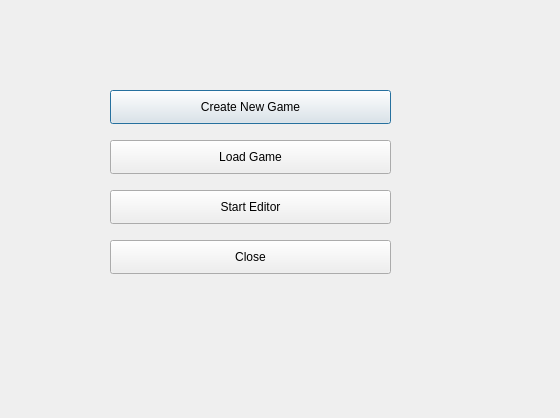
<?xml version="1.0" encoding="UTF-8"?>
<ui version="4.0">
 <class>GameMainDialog</class>
 <widget class="QDialog" name="GameMainDialog">
  <property name="geometry">
   <rect>
    <x>0</x>
    <y>0</y>
    <width>560</width>
    <height>418</height>
   </rect>
  </property>
  <property name="windowTitle">
   <string>GameMainDialog</string>
  </property>
  <widget class="QPushButton" name="CreateGame">
   <property name="geometry">
    <rect>
     <x>110</x>
     <y>90</y>
     <width>281</width>
     <height>34</height>
    </rect>
   </property>
   <property name="text">
    <string>Create New Game</string>
   </property>
  </widget>
  <widget class="QPushButton" name="StartEditor">
   <property name="geometry">
    <rect>
     <x>110</x>
     <y>190</y>
     <width>281</width>
     <height>34</height>
    </rect>
   </property>
   <property name="text">
    <string>Start Editor</string>
   </property>
  </widget>
  <widget class="QPushButton" name="Close">
   <property name="geometry">
    <rect>
     <x>110</x>
     <y>240</y>
     <width>281</width>
     <height>34</height>
    </rect>
   </property>
   <property name="text">
    <string>Close</string>
   </property>
  </widget>
  <widget class="QPushButton" name="LoadGame">
   <property name="geometry">
    <rect>
     <x>110</x>
     <y>140</y>
     <width>281</width>
     <height>34</height>
    </rect>
   </property>
   <property name="text">
    <string>Load Game</string>
   </property>
  </widget>
 </widget>
 <resources/>
 <connections/>
</ui>
